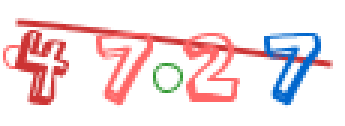
#> input picture tests/captchas/original_captcha_5.png, 115 x 42 px (shown 3 times larger)
$ python captchas.py
#> lines starting #> are read from the running program, lines starting #| are printed output that depends on the picture; after the words box and inside, x2 and y2 are one past the last pixel; in counts of white or black regions, pixels touching at a corner belong together
#> in recognize_captcha, original is the input picture: PIL image 115x42 RGB; mean R, G, B 242, 224, 226.6
from PIL import Image, ImageEnhance, ImageFilter, ImageDraw, ImageOps
import pytesseract
import cv2
import numpy as np

# 设置Tesseract路径（根据你的实际安装路径修改）
pytesseract.pytesseract.tesseract_cmd = r'D:\Program Files\Tesseract-OCR\tesseract.exe'


def advanced_preprocess(image):
    """
    高级验证码预处理流程（针对数字验证码优化）
    处理步骤：
    1. 图像放大增强
    2. 自适应二值化
    3. 去噪处理
    4. 形态学操作
    5. 边缘增强
    """
    # 转换为OpenCV格式
    img = cv2.cvtColor(np.array(image), cv2.COLOR_RGB2BGR)

    # 步骤1：图像放大（使用LANCZOS插值）
    scale_factor = 3
    img = cv2.resize(img, None, fx=scale_factor, fy=scale_factor,
                     interpolation=cv2.INTER_LANCZOS4)
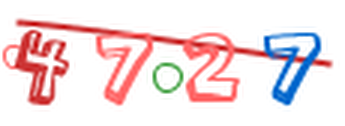
#> img: shape (126, 345, 3); mean B, G, R 225.7, 223.1, 241.6

    # 步骤2：灰度化+自适应阈值
    gray = cv2.cvtColor(img, cv2.COLOR_BGR2GRAY)
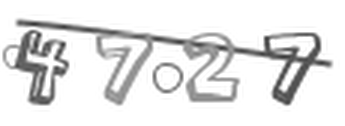
#> gray: shape (126, 345); min 57, max 255, mean 228.9
    thresh = cv2.adaptiveThreshold(gray, 255, cv2.ADAPTIVE_THRESH_GAUSSIAN_C,
                                   cv2.THRESH_BINARY_INV, 11, 5)
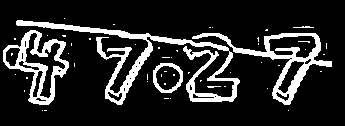
#> thresh: shape (126, 345); 15.9% white; 52 white regions (46 under 20 px), largest, box (x1, y1, x2, y2) and area: (16, 20, 240, 105) 3078, (192, 33, 332, 105) 1781, (3, 30, 69, 105) 1563, (153, 63, 183, 93) 307, (293, 26, 314, 28) 28, (207, 86, 221, 88) 20

    # 步骤3：去噪（中值滤波）
    denoised = cv2.medianBlur(thresh, 3)
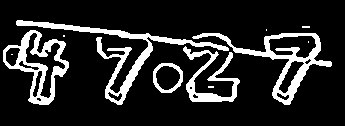
#> denoised: shape (126, 345); 15.7% white; 11 white regions (6 under 20 px), largest, box (x1, y1, x2, y2) and area: (16, 20, 229, 105) 2094, (192, 33, 332, 105) 1792, (3, 30, 69, 105) 1592, (183, 46, 240, 102) 1016, (153, 63, 183, 93) 306

    # 步骤4：形态学操作（闭合小孔洞）
    kernel = cv2.getStructuringElement(cv2.MORPH_RECT, (3, 3))
    morph = cv2.morphologyEx(denoised, cv2.MORPH_CLOSE, kernel)
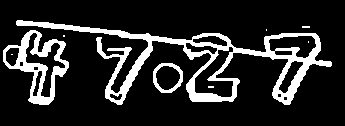
#> morph: shape (126, 345); 16.2% white; 9 white regions (6 under 20 px), largest, box (x1, y1, x2, y2) and area: (16, 20, 332, 105) 5031, (3, 30, 69, 105) 1656, (153, 63, 183, 93) 306

    # 步骤5：边缘增强
    edges = cv2.Canny(morph, 50, 150)
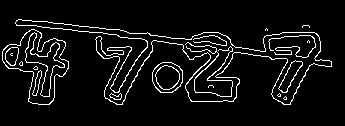
#> edges: shape (126, 345); 6.7% white in thin lines or dots, all inside (x1, y1, x2, y2) = (2, 19, 332, 105)
    enhanced = cv2.addWeighted(morph, 0.7, edges, 0.3, 0)
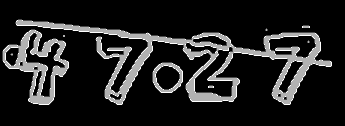
#> enhanced: shape (126, 345); min 0, max 255, mean 33.9

    return Image.fromarray(enhanced)


def recognize_captcha(image_path):
    """
    验证码识别主函数
    :param image_path: 验证码图片路径
    :return: 识别结果
    """
    # 1. 加载图片
    original = Image.open(image_path)

    # 2. 高级预处理
    processed = advanced_preprocess(original)
    processed.save("debug_processed.png")  # 保存处理后的图片用于调试

    # 3. OCR识别配置（多模式尝试）
    custom_configs = [
        r'--oem 3 --psm 7 -c tessedit_char_whitelist=0123456789',
        r'--oem 3 --psm 8 -c tessedit_char_whitelist=0123456789',
        r'--oem 3 --psm 10 -c tessedit_char_whitelist=0123456789'
    ]

    # 4. 多配置尝试识别
    best_text = ""
    for config in custom_configs:
        text = pytesseract.image_to_string(processed, config=config).strip()
        if len(text) >= 4 and text.isdigit():
            best_text = text
            break

    # 5. 结果后处理
    if not best_text:
        # 如果自动识别失败，尝试获取原始识别结果
        raw_text = pytesseract.image_to_string(processed,
                                               config=r'--oem 3 --psm 7').strip()
        # 提取所有数字
        digits = [c for c in raw_text if c.isdigit()]
        best_text = "".join(digits[:4]) if digits else ""

    return best_text


if __name__ == '__main__':
    # 测试识别
    captcha_path = "captchas/original_captcha_5.png"  # 替换为你的验证码图片路径
#> (the run stopped early here; a loop or call above may not have finished)

$ run again, with tests/captchas/original_captcha_1.png copied over tests/captchas/original_captcha_5.png
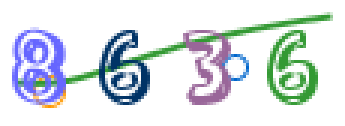
#> input picture tests/captchas/original_captcha_1.png, 115 x 42 px (shown 3 times larger)
#> in recognize_captcha, original is the input picture: PIL image 115x42 RGB; mean R, G, B 218, 225.5, 229.4
#> in advanced_preprocess, `thresh = cv2.adaptiveThreshold(gray, 255, cv2.ADAPTIVE_THRESH_GAUSSIAN..`:
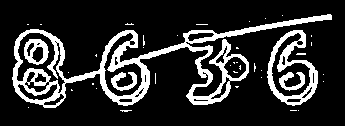
#> thresh: shape (126, 345); 17.8% white; 40 white regions (35 under 20 px), largest, box (x1, y1, x2, y2) and area: (12, 14, 332, 108) 5499, (267, 30, 318, 106) 1249, (24, 39, 49, 65) 348, (111, 72, 137, 91) 240, (279, 72, 305, 91) 237
#> denoised: shape (126, 345); 17.7% white; 13 white regions (8 under 20 px), largest, box (x1, y1, x2, y2) and area: (12, 14, 332, 108) 5574, (267, 30, 318, 106) 1263, (24, 39, 49, 65) 353, (111, 72, 137, 91) 237, (279, 72, 305, 90) 235
#> morph: shape (126, 345); 18.4% white; 12 white regions (7 under 20 px), largest, box (x1, y1, x2, y2) and area: (12, 14, 332, 108) 5802, (267, 30, 318, 106) 1317, (24, 39, 49, 65) 363, (111, 72, 137, 91) 238, (279, 72, 305, 90) 237
#> edges: shape (126, 345); 7.5% white in thin lines or dots, all inside (x1, y1, x2, y2) = (11, 13, 332, 112)
#> in advanced_preprocess, `enhanced = cv2.addWeighted(morph, 0.7, edges, 0.3, 0)`:
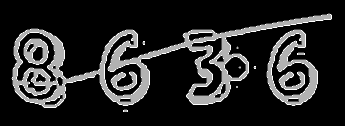
#> enhanced: shape (126, 345); min 0, max 255, mean 38.5

$ run again, with tests/captchas/original_captcha_3.png copied over tests/captchas/original_captcha_5.png
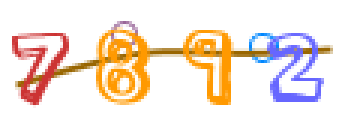
#> input picture tests/captchas/original_captcha_3.png, 115 x 42 px (shown 3 times larger)
#> in recognize_captcha, original is the input picture: PIL image 115x42 RGB; mean R, G, B 243.7, 229, 218.8
#> in advanced_preprocess, `thresh = cv2.adaptiveThreshold(gray, 255, cv2.ADAPTIVE_THRESH_GAUSSIAN..`:
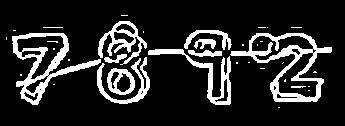
#> thresh: shape (126, 345); 15.6% white; 36 white regions (24 under 20 px), largest, box (x1, y1, x2, y2) and area: (230, 33, 332, 102) 1845, (12, 33, 101, 105) 1582, (148, 49, 231, 105) 868
#> denoised: shape (126, 345); 15.5% white; 14 white regions (3 under 20 px), largest, box (x1, y1, x2, y2) and area: (231, 33, 332, 102) 1872, (12, 33, 101, 105) 1589, (148, 49, 231, 105) 873
#> morph: shape (126, 345); 16.1% white; 9 white regions (3 under 20 px), largest, box (x1, y1, x2, y2) and area: (12, 21, 150, 105) 3148, (231, 33, 332, 102) 1934, (148, 30, 231, 105) 1367, (107, 68, 135, 95) 394, (194, 39, 216, 49) 135, (292, 86, 302, 88) 20
#> edges: shape (126, 345); 7% white in thin lines or dots, all inside (x1, y1, x2, y2) = (11, 20, 332, 105)
#> in advanced_preprocess, `enhanced = cv2.addWeighted(morph, 0.7, edges, 0.3, 0)`:
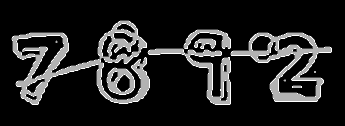
#> enhanced: shape (126, 345); min 0, max 255, mean 34.1
